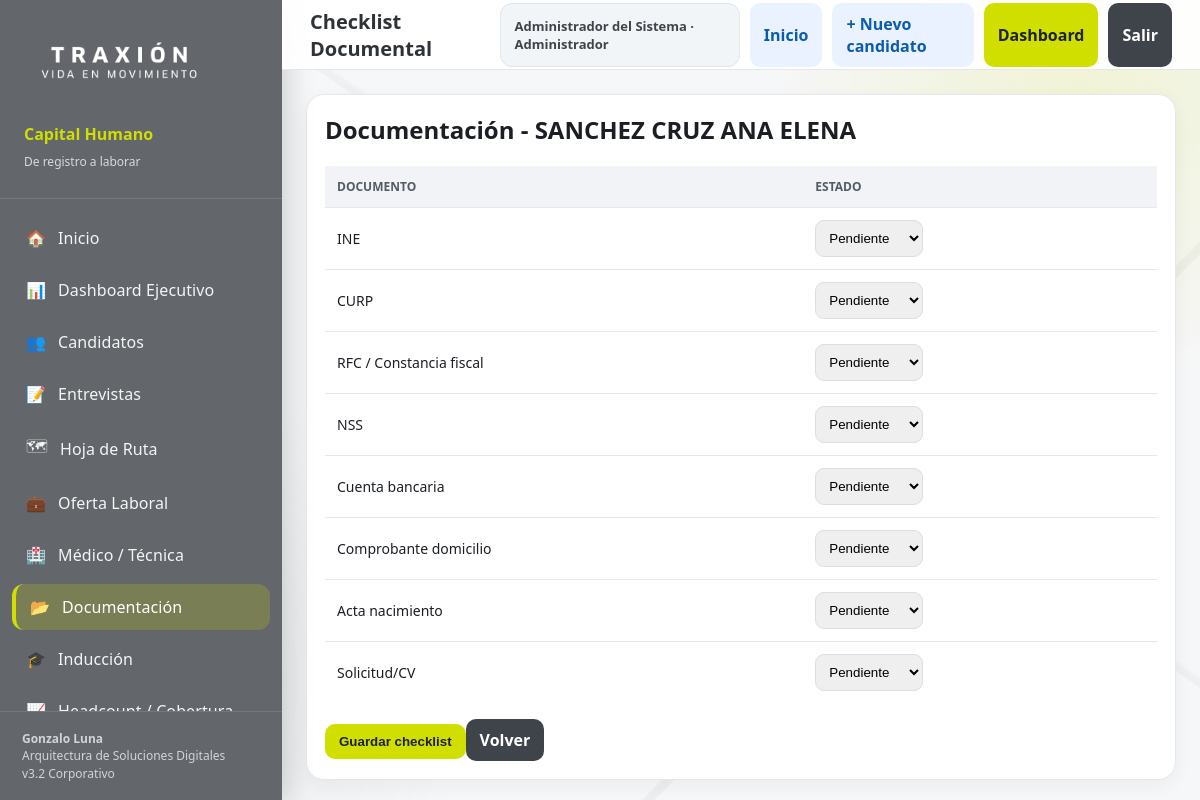
/documentacion/86 (signed in), run on the app's committed database.
### tables this page shows
CREATE TABLE candidatos(
            id INTEGER PRIMARY KEY AUTOINCREMENT,
            folio TEXT UNIQUE,
            nombre TEXT NOT NULL,
            telefono TEXT,
            email TEXT,
            region TEXT,
            localidad TEXT,
            udn TEXT,
            puesto TEXT,
            reclutador TEXT,
            etapa TEXT DEFAULT 'Registro',
            estatus_macro TEXT DEFAULT 'Reclutamiento',
            fecha_entrevista TEXT,
            fecha_registro TEXT,
            fecha_actualizacion TEXT,
            motivo_rechazo TEXT,
            comentarios TEXT
        );

CREATE TABLE documentacion(
            id INTEGER PRIMARY KEY AUTOINCREMENT,
            candidato_id INTEGER,
            documento TEXT, estado TEXT DEFAULT 'Pendiente', archivo TEXT, updated_at TEXT
        );

### app.py (the view, shortened to what this page needs)
@app.route("/documentacion/<int:candidato_id>", methods=["GET", "POST"])
def documentacion(candidato_id):
    cand = query("SELECT * FROM candidatos WHERE id=?", (candidato_id,), one=True)
    if not cand: return redirect(url_for("candidatos"))
    ensure_docs(candidato_id)
    docs = query("SELECT * FROM documentacion WHERE candidato_id=? ORDER BY id", (candidato_id,))
    return render_template("documentacion.html", c=cand, docs=docs)

### app.py (called while the page is built)
def get_conn():
    conn = sqlite3.connect(DB_PATH)
    conn.row_factory = sqlite3.Row
    return conn

def query(sql, params=(), one=False):
    with get_conn() as conn:
        cur = conn.cursor(); cur.execute(sql, params); rows = cur.fetchall()
        return (rows[0] if rows else None) if one else rows

def is_logged_in():
    return bool(session.get("user_id"))

def current_user():
    if not session.get("user_id"):
        return None
    return {
        "id": session.get("user_id"),
        "nombre": session.get("nombre", ""),
        "usuario": session.get("usuario", ""),
        "rol": session.get("rol", "Consulta"),
        "udn_permitidas": session.get("udn_permitidas", "TODAS"),
    }

@app.context_processor
def inject_user():
    return {"current_user": current_user()}

@app.before_request
def require_login_global():
    endpoint = request.endpoint or ""
    if endpoint in PUBLIC_ENDPOINTS or endpoint.startswith("static"):
        return None
    if not is_logged_in():
        return redirect(url_for("login", next=request.path))
    return None

def ensure_docs(candidato_id):
    row = query("SELECT COUNT(*) c FROM documentacion WHERE candidato_id=?", (candidato_id,), one=True)
    if row and row["c"] > 0: return
    for doc in CHECK_DOCS:
        execute("INSERT INTO documentacion(candidato_id,documento,estado,updated_at) VALUES(?,?,?,?)", (candidato_id, doc, "Pendiente", now_str()))

### templates/documentacion.html (shortened to what this page needs)
{% extends 'base.html' %}
{% set active='documentacion' %}
{% set page_title='Checklist Documental' %}
{% block content %}
<div class="card">
  <h2 style="font-weight:600;margin-top:0">Documentación - {{ c.nombre }}</h2>
  <form method="post">
    <table><thead><tr><th>Documento</th><th>Estado</th></tr></thead><tbody>{% for d in docs %}<tr><td>{{ d.documento }}</td><td><select name="estado_{{ d.id }}" style="padding:9px;border-radius:9px;border:1px solid #d9dee7"><option {% if d.estado=='Pendiente' %}selected{% endif %}>Pendiente</option></select></td></tr>{% endfor %}</tbody></table>
    <div style="margin-top:16px"><button class="btn primary">Guardar checklist</button><a class="btn dark" href="{{ url_for('candidato_detalle', candidato_id=c.id) }}">Volver</a></div>
  </form>
</div>
{% endblock %}

### static/css/app.css (style rules this page uses)
:root { --lime:#D0DF00; --lime-2:#E3E935; --olive:#B5BD00; --gray-10:#63666A; --gray-7:#97999B; --gray-2:#D0D0CE; --ink:#1B1F24; --paper:#FFFFFF; --bg:#F6F7F8; --line:#E4E7EB; --red:#ED1C24; --amber:#FFB000; --green:#78BE20; }
* { box-sizing:border-box }
body { margin:0; font-family:"Segoe UI",Arial,sans-serif; background:var(--bg); color:var(--ink); font-weight:400; }
body:before { content:""; position:fixed;inset:0;pointer-events:none;z-index:-1; background: linear-gradient(135deg,transparent 0 72%,rgba(99,102,106,.06) 72.2% 72.6%,transparent 72.8%), linear-gradient(35deg,transparent 0 58%,rgba(151,153,155,.07) 58.1% 58.5%,transparent 58.8%), radial-gradient(circle at 90% 10%,rgba(208,223,0,.14),transparent 24%), radial-gradient(circle at 14% 85%,rgba(99,102,106,.08),transparent 25%); }
.btn { display:inline-flex;align-items:center;justify-content:center;gap:8px;border:0;background:#EEF1F4;color:#17202a;padding:10px 14px;border-radius:10px;font-weight:600;text-decoration:none;cursor:pointer }
.btn.primary { background:var(--lime);color:#1E2229 }
.btn.dark { background:#63666A;color:white }
.card { background:white;border:1px solid var(--line);border-radius:18px;padding:18px;box-shadow:0 6px 18px rgba(23,32,42,.05) }
table { width:100%;border-collapse:collapse;background:white }
th { background:#F1F3F6;text-align:left;font-size:12px;text-transform:uppercase;color:#525B66;padding:12px;font-weight:600 }
td { border-top:1px solid var(--line);padding:12px;font-size:14px }
.btn.dark { background:#3f444b;color:#fff }

### data on the page
candidatos: nombre "SANCHEZ CRUZ ANA ELENA"
documentacion: documento "INE", estado+id "Pendiente"
documentacion: documento "CURP", estado+id "Pendiente"
documentacion: documento "RFC / Constancia fiscal", estado+id "Pendiente"
documentacion: documento "NSS", estado+id "Pendiente"
documentacion: documento "Cuenta bancaria", estado+id "Pendiente"
documentacion: documento "Comprobante domicilio", estado+id "Pendiente"
documentacion: documento "Acta nacimiento", estado+id "Pendiente"
documentacion: documento "Solicitud/CV", estado+id "Pendiente"

### other printed values
{{ ico }} "🏠" "📊" "👥" "📝" "🗺" "💼" "🏥" "📂" "🎓"
{{ txt }} "Inicio" "Dashboard Ejecutivo" "Candidatos" "Entrevistas" "Hoja de Ruta" "Oferta Laboral" "Médico / Técnica" "Documentación" "Inducción"
{{ page_title or 'Plataforma Integral de Capital Humano' }} "Checklist Documental"
{{ current_user.nombre }} "Administrador del Sistema"
{{ current_user.rol }} "Administrador"
